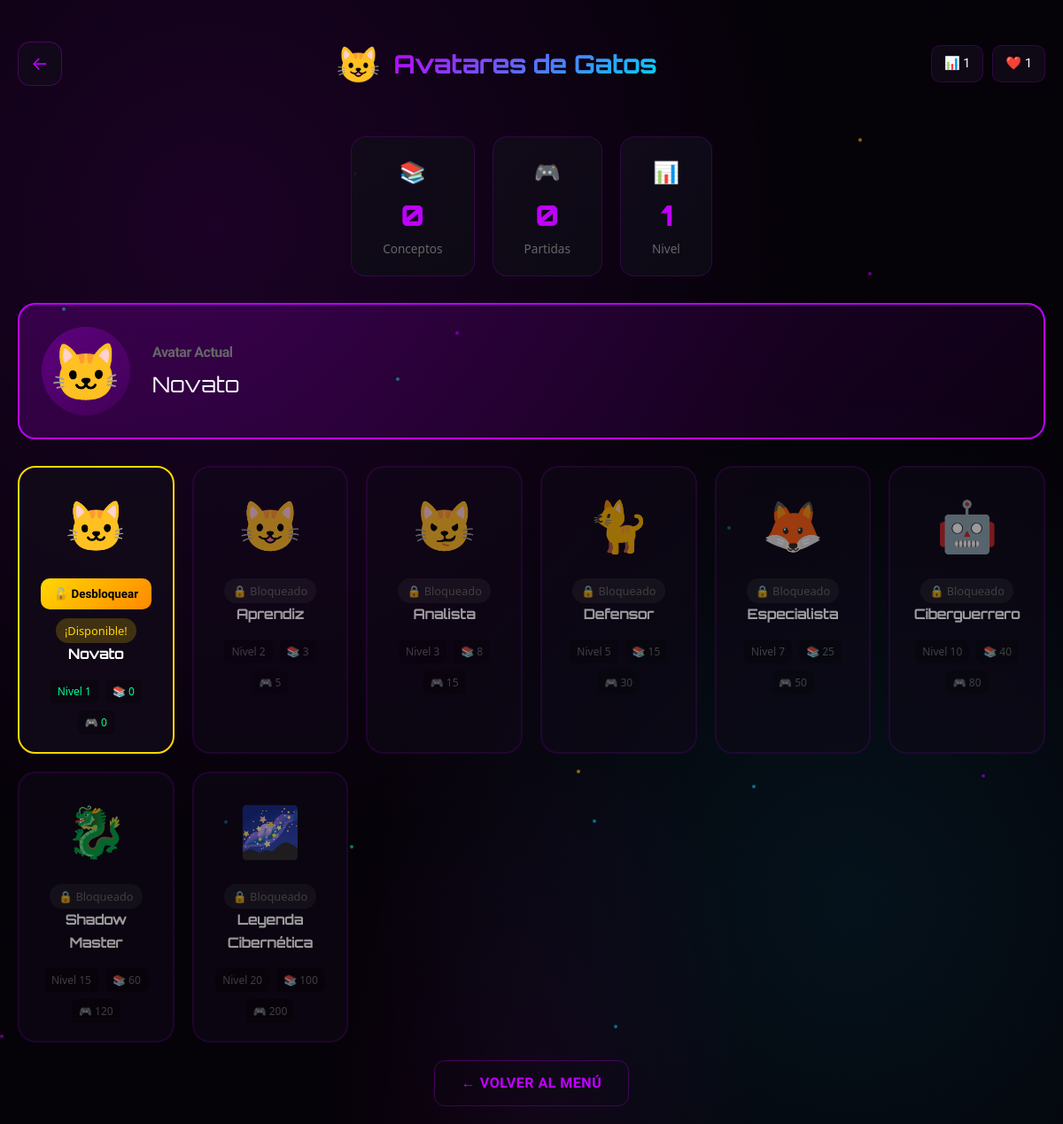
The app's page /avatares.php (signed in) with its own data.
### tables this page shows
CREATE TABLE `usuarios` (
  `id` int(11) NOT NULL,
  `username` varchar(50) DEFAULT NULL,
  `password` varchar(255) DEFAULT NULL,
  `score` int(11) DEFAULT 0,
  `nivel` int(11) DEFAULT 1,
  `xp` int(11) DEFAULT 0,
  `vidas` int(11) DEFAULT 3,
  `racha` int(11) DEFAULT 0,
  `dificultad` int(11) DEFAULT 1,
  `ultima_fecha` datetime DEFAULT NULL,
  `max_racha` int(11) DEFAULT 0
);

CREATE TABLE `avatares` (
  `id` int(11) NOT NULL,
  `nombre` varchar(50) DEFAULT NULL,
  `icono` varchar(100) DEFAULT NULL,
  `nivel_req` int(11) DEFAULT 1,
  `conceptos_req` int(11) DEFAULT 0,
  `juegos_req` int(11) DEFAULT 0
);

### avatares.php (the view, shortened to what this page needs)
<?php
include "config.php";
$user = $conn->query("SELECT * FROM usuarios WHERE id=".$_SESSION["id"])->fetch_assoc();
$total_conceptos = 0;
$total_juegos = 0;
$try1 = $conn->query("SELECT COUNT(DISTINCT concepto) as c FROM conceptos_aprendidos WHERE usuario_id=".$_SESSION["id"]);
if($try1) $total_conceptos = $try1->fetch_assoc()['c'] ?? 0;
$try2 = $conn->query("SELECT SUM(partidas) as c FROM progreso_juegos WHERE usuario_id=".$_SESSION["id"]);
if($try2) $total_juegos = $try2->fetch_assoc()['c'] ?? 0;
$avatares = $conn->query("SELECT * FROM avatares ORDER BY nivel_req")->fetch_all(MYSQLI_ASSOC);
$desbloqueados = $conn->query("SELECT avatar_id FROM usuario_avatares WHERE usuario_id=".$_SESSION["id"])->fetch_all(MYSQLI_ASSOC);
$desbloqueados_ids = array_column($desbloqueados, 'avatar_id');
$avatar_actual = isset($user["avatar_id"]) ? $user["avatar_id"] : 1;
foreach($avatares as $i => $a) {
    $avatares[$i]["desbloqueado"] = in_array($a["id"], $desbloqueados_ids);
    $avatares[$i]["puede_desbloquear"] = false;
    if(!$avatares[$i]["desbloqueado"]) {
        if($user["nivel"] >= $a["nivel_req"] && $total_conceptos >= $a["conceptos_req"] && $total_juegos >= $a["juegos_req"]) {
            $avatares[$i]["puede_desbloquear"] = true;
        }
    }
}
?>
<!DOCTYPE html>
<html>
<head>
<link rel="stylesheet" href="style.css">
</head>
<body>
<div class="particles-bg" id="particles"></div>
<div class="container">
    <header class="game-header">
        <a href="menu.php" class="back-btn">←</a>
        <div class="game-title-simple">
            <span class="game-icon-sm">😺</span>
            <h1>Avatares de Gatos</h1>
        </div>
        <div class="game-stats-mini">
            <span class="mini-stat">📊 <?= $user["nivel"] ?></span>
            <span class="mini-stat">❤️ <?= $user["vidas"] ?></span>
        </div>
    </header>
    <div class="progress-stats mb-4">
        <div class="stat-card">
            <span class="stat-icon">📚</span>
            <span class="stat-number"><?= $total_conceptos ?></span>
            <span class="stat-label">Conceptos</span>
        </div>
        <div class="stat-card">
            <span class="stat-icon">🎮</span>
            <span class="stat-number"><?= $total_juegos ?></span>
            <span class="stat-label">Partidas</span>
        </div>
        <div class="stat-card">
            <span class="stat-icon">📊</span>
            <span class="stat-number"><?= $user["nivel"] ?></span>
            <span class="stat-label">Nivel</span>
        </div>
    </div>
    <div class="current-avatar-section mb-4">
        <?php
        $actual = $conn->query("SELECT * FROM avatares WHERE id=$avatar_actual")->fetch_assoc();
        ?>
        <div class="current-avatar-card">
            <div class="avatar-display">
                <span class="avatar-icon-large"><?= $actual["icono"] ?></span>
            </div>
            <div class="avatar-info">
                <h3>Avatar Actual</h3>
                <p><?= $actual["nombre"] ?></p>
            </div>
        </div>
    </div>
    <div class="avatars-grid">
        <?php foreach($avatares as $a): ?>
        <div class="avatar-card <?= $a['desbloqueado'] ? 'unlocked' : ($a['puede_desbloquear'] ? 'can-unlock' : 'locked') ?>">
            <div class="avatar-icon"><?= $a["icono"] ?></div>
            <?php if($a['desbloqueado']): ?>
            <form method="POST">
                <input type="hidden" name="avatar_id" value="<?= $a['id'] ?>">
                <button type="submit" name="seleccionar" class="btn-select">
                    <?= $avatar_actual == $a['id'] ? '✓ Seleccionado' : 'Seleccionar' ?>
                </button>
            </form>
            <span class="status-badge unlocked">✓ Desbloqueado</span>
            <?php elseif($a['puede_desbloquear']): ?>
            <form method="POST">
                <button type="submit" name="desbloquear" class="btn-unlock">
                    🔓 Desbloquear
                </button>
            </form>
            <span class="status-badge can-unlock">¡Disponible!</span>
            <?php else: ?>
            <span class="status-badge locked">🔒 Bloqueado</span>
            <?php endif; ?>
            <h4><?= $a["nombre"] ?></h4>
            <div class="avatar-requirements">
                <div class="req <?= $user["nivel"] >= $a['nivel_req'] ? 'met' : '' ?>">
                    <span>Nivel <?= $a["nivel_req"] ?></span>
                </div>
                <div class="req <?= $total_conceptos >= $a['conceptos_req'] ? 'met' : '' ?>">
                    <span>📚 <?= $a["conceptos_req"] ?></span>
                </div>
                <div class="req <?= $total_juegos >= $a['juegos_req'] ? 'met' : '' ?>">
                    <span>🎮 <?= $a["juegos_req"] ?></span>
                </div>
            </div>
        </div>
        <?php endforeach; ?>
    </div>
    <div class="text-center mt-4">
        <a href="menu.php" class="btn btn-ghost-outline">← Volver al Menú</a>
    </div>
</div>
</body>
</html>

### style.css (style rules this page uses)
:root { --primary: #bf00ff; --primary-light: #d633ff; --primary-dark: #8b00ff; --primary-glow: rgba(191, 0, 255, 0.4); --bg: #050208; --bg-light: #0d0a15; --bg-lighter: #18101f; --bg-card: #120b1a; --text: #ffffff; --text-muted: #999999; --text-dim: #666666; --accent-cyan: #00d4ff; --accent-green: #00ff9f; --accent-gold: #ffd700; --accent-red: #ff4444; --accent-orange: #ff8800; --border: #2a1a35; --border-light: #3d2950; --shadow-glow: 0 0 30px var(--primary-glow); --shadow-card: 0 20px 60px rgba(0, 0, 0, 0.5); }
* { margin: 0; padding: 0; box-sizing: border-box; }
html { font-size: 16px; scroll-behavior: smooth; }
body { background: var(--bg); font-family: 'Segoe UI', system-ui, -apple-system, sans-serif; color: var(--text); min-height: 100vh; line-height: 1.6; overflow-x: hidden; }
body::before { content: ''; position: fixed; top: 0; left: 0; right: 0; bottom: 0; background: radial-gradient(ellipse at 20% 20%, rgba(191,0,255,0.12) 0%, transparent 50%), radial-gradient(ellipse at 80% 80%, rgba(0,212,255,0.08) 0%, transparent 40%), radial-gradient(ellipse at 50% 100%, rgba(255,0,255,0.05) 0%, transparent 30%), var(--bg); pointer-events: none; z-index: -2; }
body::after { content: ''; position: fixed; top: 0; left: 0; right: 0; bottom: 0; background-image: linear-gradient(rgba(191,0,255,0.03) 1px, transparent 1px), linear-gradient(90deg, rgba(191,0,255,0.03) 1px, transparent 1px); background-size: 50px 50px; animation: gridMove 20s linear infinite; pointer-events: none; z-index: -1; opacity: 0.5; }
h1, h2, h3, h4 { font-weight: 700; letter-spacing: -0.5px; }
h1 { font-size: 2.5rem; background: linear-gradient(135deg, var(--primary) 0%, var(--accent-cyan) 100%); -webkit-background-clip: text; -webkit-text-fill-color: transparent; background-clip: text; }
h3 { font-size: 1.2rem; color: var(--text); }
p { color: var(--text-muted); font-size: 0.95rem; }
a { color: var(--primary); text-decoration: none; transition: all 0.3s; }
.btn { display: inline-flex; align-items: center; justify-content: center; gap: 8px; padding: 14px 28px; border: none; border-radius: 12px; font-size: 1rem; font-weight: 600; cursor: pointer; transition: all 0.3s cubic-bezier(0.4, 0, 0.2, 1); text-decoration: none; text-transform: uppercase; letter-spacing: 0.5px; }
.container { max-width: 1200px; margin: 0 auto; padding: 20px; }
.stat-icon { font-size: 1.2rem; }
.stat-label { color: var(--text-dim); font-size: 0.8rem; }
.text-center { text-align: center; }
.mt-4 { margin-top: 20px; }
.mb-4 { margin-bottom: 20px; }

### records on screen
usuarios: nivel "1", vidas "1"
avatares: icono "🐱", nombre "Novato", nivel_req "1", conceptos_req "0", juegos_req "0"
avatares: icono "😺", shows "🔒 Bloqueado", nombre "Aprendiz", nivel_req "2", conceptos_req "3", juegos_req "5"
avatares: icono "😼", shows "🔒 Bloqueado", nombre "Analista", nivel_req "3", conceptos_req "8", juegos_req "15"
avatares: icono "🐈", shows "🔒 Bloqueado", nombre "Defensor", nivel_req "5", conceptos_req "15", juegos_req "30"
avatares: icono "🦊", shows "🔒 Bloqueado", nombre "Especialista", nivel_req "7", conceptos_req "25", juegos_req "50"
avatares: icono "🤖", shows "🔒 Bloqueado", nombre "Ciberguerrero", nivel_req "10", conceptos_req "40", juegos_req "80"
avatares: icono "🐉", shows "🔒 Bloqueado", nombre "Shadow Master", nivel_req "15", conceptos_req "60", juegos_req "120"
avatares: icono "🌌", shows "🔒 Bloqueado", nombre "Leyenda Cibernética", nivel_req "20", conceptos_req "100", juegos_req "200"

### other values on screen
$total_conceptos "0"
$total_juegos "0"
